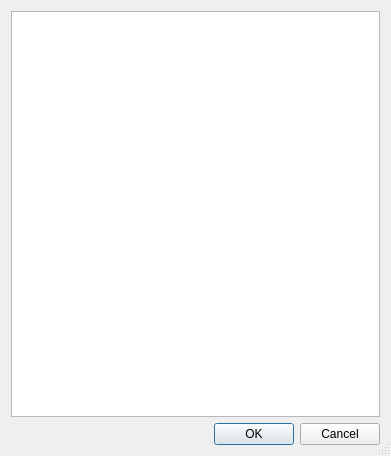
<?xml version="1.0" encoding="UTF-8"?>
<ui version="4.0">
 <comment>*********************************************************************
*********************************************************************</comment>
 <class>TopicChooser</class>
 <widget class="QDialog" name="TopicChooser">
  <property name="geometry">
   <rect>
    <x>0</x>
    <y>0</y>
    <width>391</width>
    <height>456</height>
   </rect>
  </property>
  <property name="windowTitle">
   <string>Choose Topic</string>
  </property>
  <property name="whatsThis">
   <string>Select a topic from the list and click the &lt;b&gt;Display&lt;/b&gt;-button to open the online help.</string>
  </property>
  <property name="sizeGripEnabled">
   <bool>true</bool>
  </property>
  <layout class="QVBoxLayout">
   <property name="spacing">
    <number>6</number>
   </property>
   <property name="leftMargin">
    <number>11</number>
   </property>
   <property name="topMargin">
    <number>11</number>
   </property>
   <property name="rightMargin">
    <number>11</number>
   </property>
   <property name="bottomMargin">
    <number>11</number>
   </property>
   <item>
    <widget class="QTreeWidget" name="treeContents">
     <property name="whatsThis">
      <string>Displays a list of available help topics for the keyword.</string>
     </property>
     <attribute name="headerVisible">
      <bool>false</bool>
     </attribute>
     <column>
      <property name="text">
       <string notr="true">1</string>
      </property>
     </column>
    </widget>
   </item>
   <item>
    <layout class="QHBoxLayout">
     <property name="spacing">
      <number>6</number>
     </property>
     <property name="leftMargin">
      <number>0</number>
     </property>
     <property name="topMargin">
      <number>0</number>
     </property>
     <property name="rightMargin">
      <number>0</number>
     </property>
     <property name="bottomMargin">
      <number>0</number>
     </property>
     <item>
      <spacer>
       <property name="orientation">
        <enum>Qt::Horizontal</enum>
       </property>
       <property name="sizeType">
        <enum>QSizePolicy::Expanding</enum>
       </property>
       <property name="sizeHint" stdset="0">
        <size>
         <width>20</width>
         <height>20</height>
        </size>
       </property>
      </spacer>
     </item>
     <item>
      <widget class="QPushButton" name="pushOk">
       <property name="whatsThis">
        <string>Open the topic selected in the list.</string>
       </property>
       <property name="text">
        <string>OK</string>
       </property>
       <property name="autoDefault">
        <bool>true</bool>
       </property>
       <property name="default">
        <bool>true</bool>
       </property>
      </widget>
     </item>
     <item>
      <widget class="QPushButton" name="pushCancel">
       <property name="whatsThis">
        <string>Close the Dialog.</string>
       </property>
       <property name="text">
        <string>Cancel</string>
       </property>
       <property name="autoDefault">
        <bool>true</bool>
       </property>
      </widget>
     </item>
    </layout>
   </item>
  </layout>
 </widget>
 <resources/>
 <connections/>
</ui>
